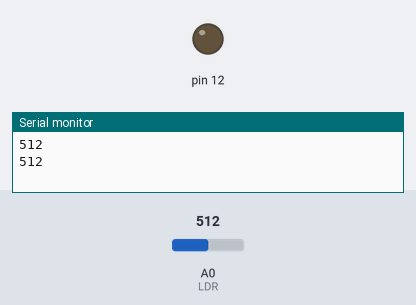
This sketch was run on a simulated Arduino Uno, built with avr-gcc and run on an emulated ATmega328P. Shown: output pins drawn as LEDs (lit = HIGH), the last lines printed to the serial monitor. The inputs (shaded band) are chosen by the test bench; at power-on: A0 (LDR) = 512.

Above: at 3.8 s.
3.9 s: A0 (LDR) set to 208
8.2 s: A0 (LDR) set to 181
At 10.6 s:
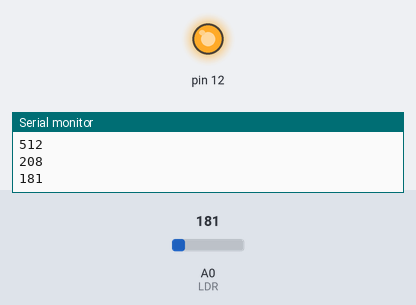
12.1 s: A0 (LDR) set to 306
At 16.4 s:
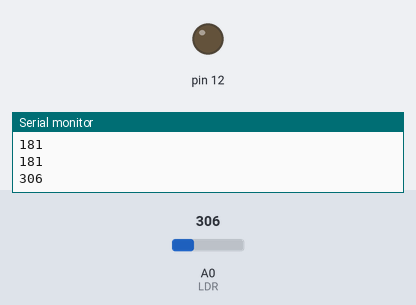
17.5 s: A0 (LDR) set to 122
At 19.9 s:
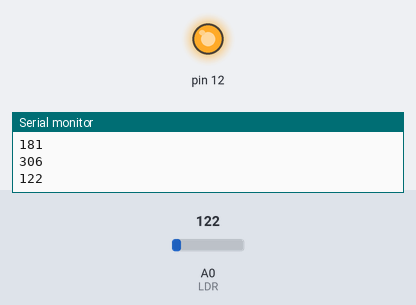
Timing chart, 0 to 21.4 s (numbered marks = the images above; inputs shaded):
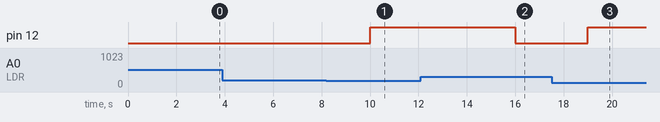

Measured:
- the behaviour switches between 200 and 199 on A0 (LDR) (found by bisection; images 0 and 1)
- after the input at 8.2 s, pin 12: LOW → HIGH after 1.8 s
- after the input at 12.1 s, pin 12: HIGH → LOW after 3.9 s
- after the input at 17.5 s, pin 12: LOW → HIGH after 1.5 s

The sketch:

gsrk3.ino
```cpp
int LDR=0;
int LDRValue=0;
int light_sensivity=200;
void setup() {
  // put your setup code here, to run once:
    Serial.begin(9600);
  pinMode(12,OUTPUT);

}

void loop() {
  // put your main code here, to run repeatedly:
  int LDRValue=analogRead(LDR);
  Serial.println(LDRValue);
  delay(1000);
  if(LDRValue<light_sensivity){
  digitalWrite(12,HIGH);
}
else{
  digitalWrite(12,LOW);
}
delay(2000);

}
```
